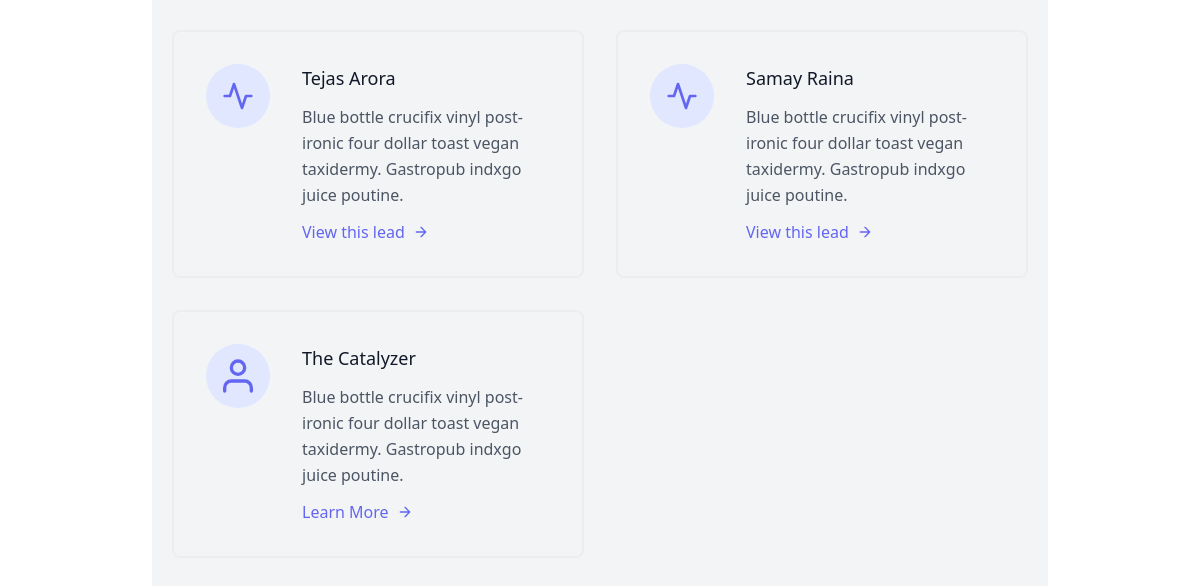
Page /leads/ (lower part) on the earlier database version.
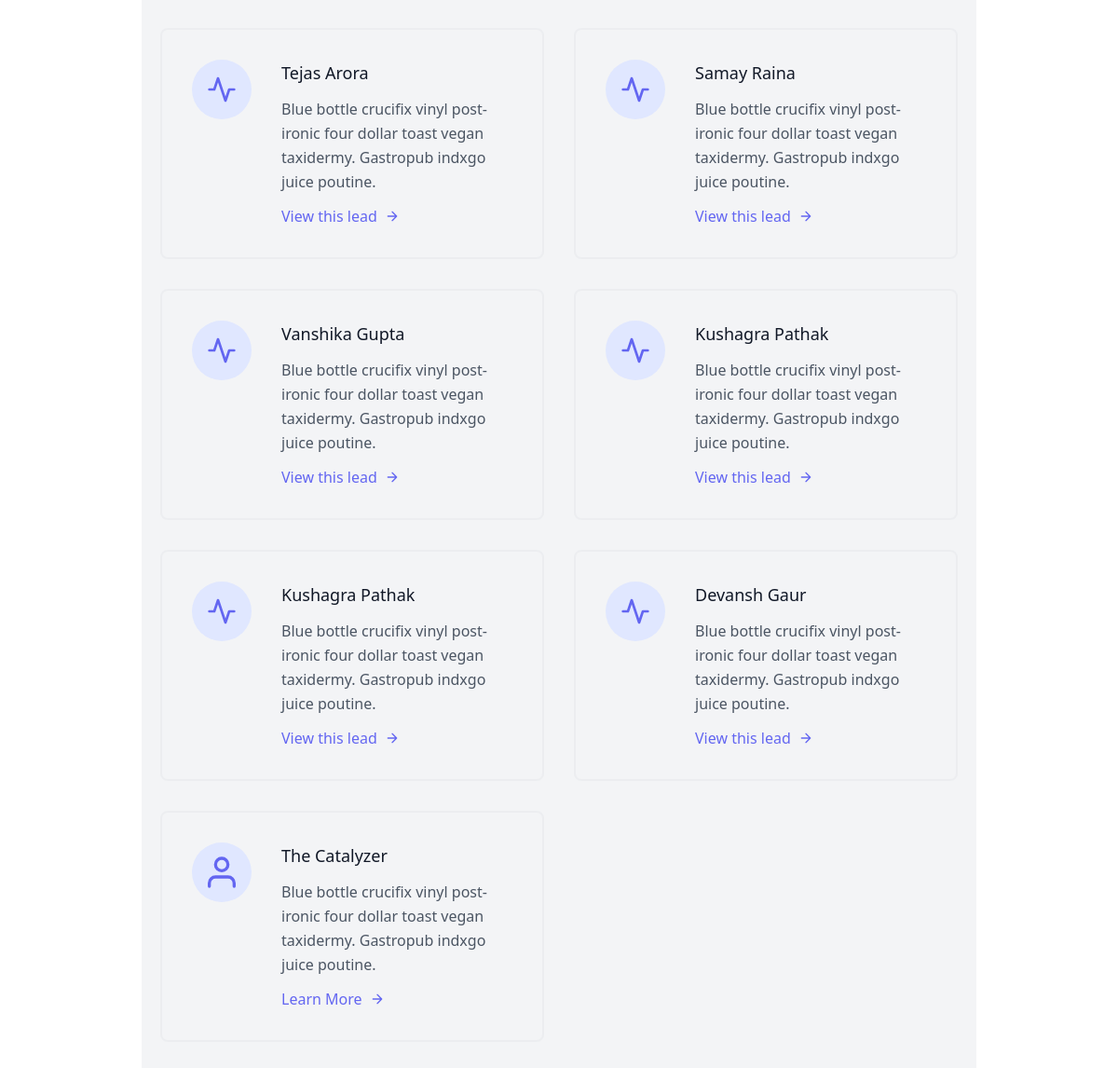
Same page on the later database version.
### leads/models.py (models this page shows, shortened)
class lead(models.Model):
  first_name = models.CharField(max_length=20)
  last_name = models.CharField(max_length=20)
  age = models.IntegerField(default=0)
  agent = models.ForeignKey("Agent", on_delete=models.CASCADE)

### leads/views.py (the view)
# urls.py: path('', LeadListView.as_view(), name="lead-list"),
class LeadListView(ListView):
   template_name="leads/lead_list.html"
   queryset = lead.objects.all() #here in function we need to create dictionary context but queryset is a defualt  context with name object_name.

### leads/templates/leads/lead_list.html (shortened to what this page needs)
{% extends "base.html" %}
{% block content %}
<section class="text-gray-600 body-font">
  <div class="container px-5 py-24 mx-auto flex flex-wrap">
    <div class="flex flex-wrap -m-4">
       {% for lead in object_list %}
      <div class="p-4 lg:w-1/2 md:w-full">
        <div class="flex border-2 rounded-lg border-gray-200 border-opacity-50 p-8 sm:flex-row flex-col">
          <div class="w-16 h-16 sm:mr-8 sm:mb-0 mb-4 inline-flex items-center justify-center rounded-full bg-indigo-100 text-indigo-500 flex-shrink-0">
            <svg fill="none" stroke="currentColor" stroke-linecap="round" stroke-linejoin="round" stroke-width="2" class="w-8 h-8" viewBox="0 0 24 24">
              <path d="M22 12h-4l-3 9L9 3l-3 9H2"></path>
            </svg>
          </div>
          <div class="flex-grow">
            <h2 class="text-gray-900 text-lg title-font font-medium mb-3">
            {{ lead.first_name }} {{ lead.last_name }}
            </h2>
            <p class="leading-relaxed text-base">
            Blue bottle crucifix vinyl post-ironic four dollar toast vegan taxidermy. Gastropub indxgo juice poutine.</p>
            <a href="{% url 'leads:lead-detail' lead.pk %}" class="mt-3 text-indigo-500 inline-flex items-center">
            View this lead
              <svg fill="none" stroke="currentColor" stroke-linecap="round" stroke-linejoin="round" stroke-width="2" class="w-4 h-4 ml-2" viewBox="0 0 24 24">
                <path d="M5 12h14M12 5l7 7-7 7"></path>
              </svg>
            </a>
          </div>
        </div>
      </div>
      {% endfor %}
      <div class="p-4 lg:w-1/2 md:w-full">
        <div class="flex border-2 rounded-lg border-gray-200 border-opacity-50 p-8 sm:flex-row flex-col">
          <div class="w-16 h-16 sm:mr-8 sm:mb-0 mb-4 inline-flex items-center justify-center rounded-full bg-indigo-100 text-indigo-500 flex-shrink-0">
            <svg fill="none" stroke="currentColor" stroke-linecap="round" stroke-linejoin="round" stroke-width="2" class="w-10 h-10" viewBox="0 0 24 24">
              <path d="M20 21v-2a4 4 0 00-4-4H8a4 4 0 00-4 4v2"></path>
              <circle cx="12" cy="7" r="4"></circle>
            </svg>
          </div>
          <div class="flex-grow">
            <h2 class="text-gray-900 text-lg title-font font-medium mb-3">The Catalyzer</h2>
            <p class="leading-relaxed text-base">Blue bottle crucifix vinyl post-ironic four dollar toast vegan taxidermy. Gastropub indxgo juice poutine.</p>
            <a class="mt-3 text-indigo-500 inline-flex items-center">Learn More
              <svg fill="none" stroke="currentColor" stroke-linecap="round" stroke-linejoin="round" stroke-width="2" class="w-4 h-4 ml-2" viewBox="0 0 24 24">
                <path d="M5 12h14M12 5l7 7-7 7"></path>
              </svg>
            </a>
          </div>
        </div>
      </div>
    </div>
  </div>
</section>
{% endblock content %}

Differences in the rows shown:
added lead: first_name "Vanshika", last_name "Gupta"
added lead: first_name "Kushagra", last_name "Pathak"
added lead: first_name "Kushagra", last_name "Pathak"
added lead: first_name "Devansh", last_name "Gaur"
